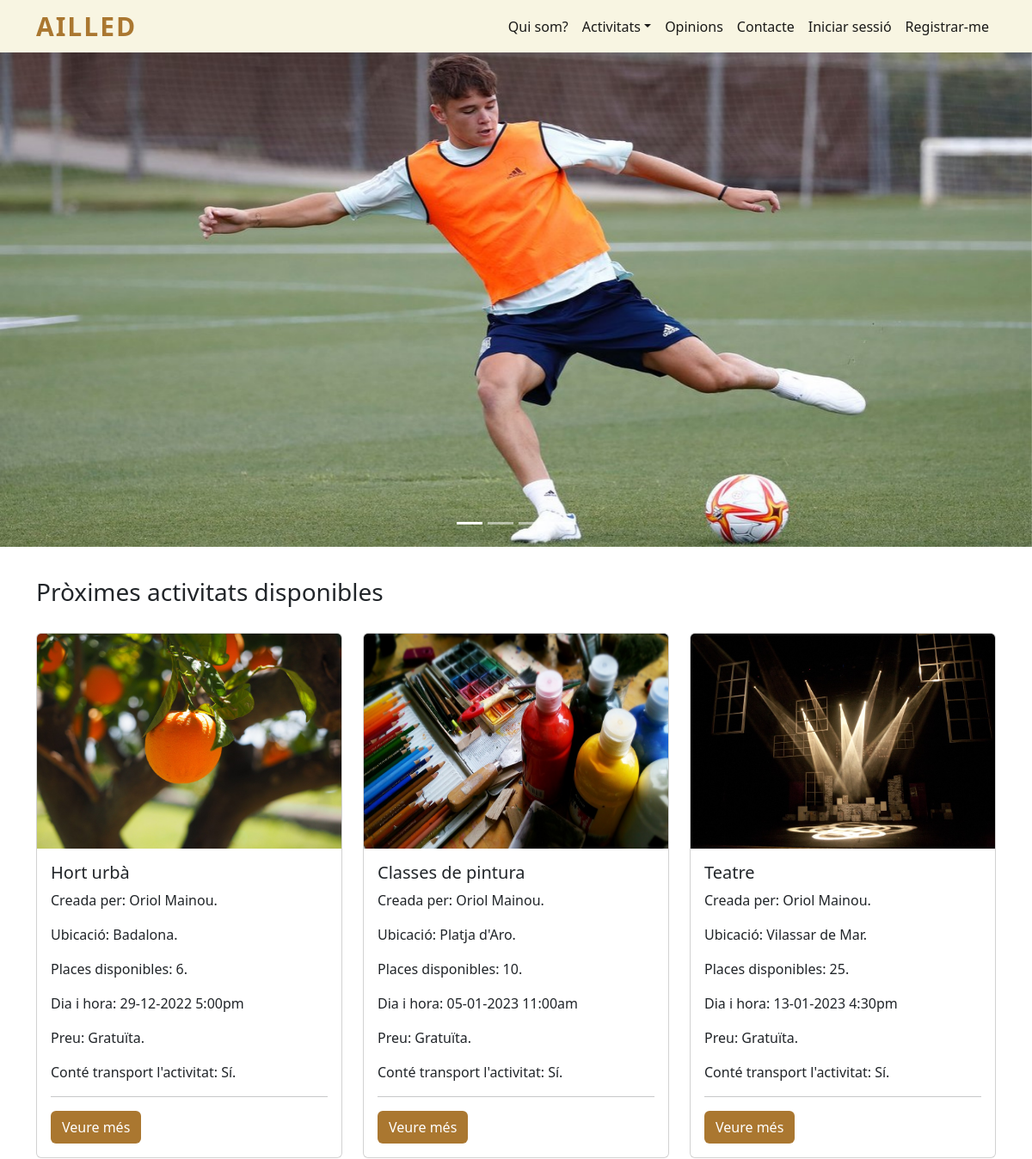
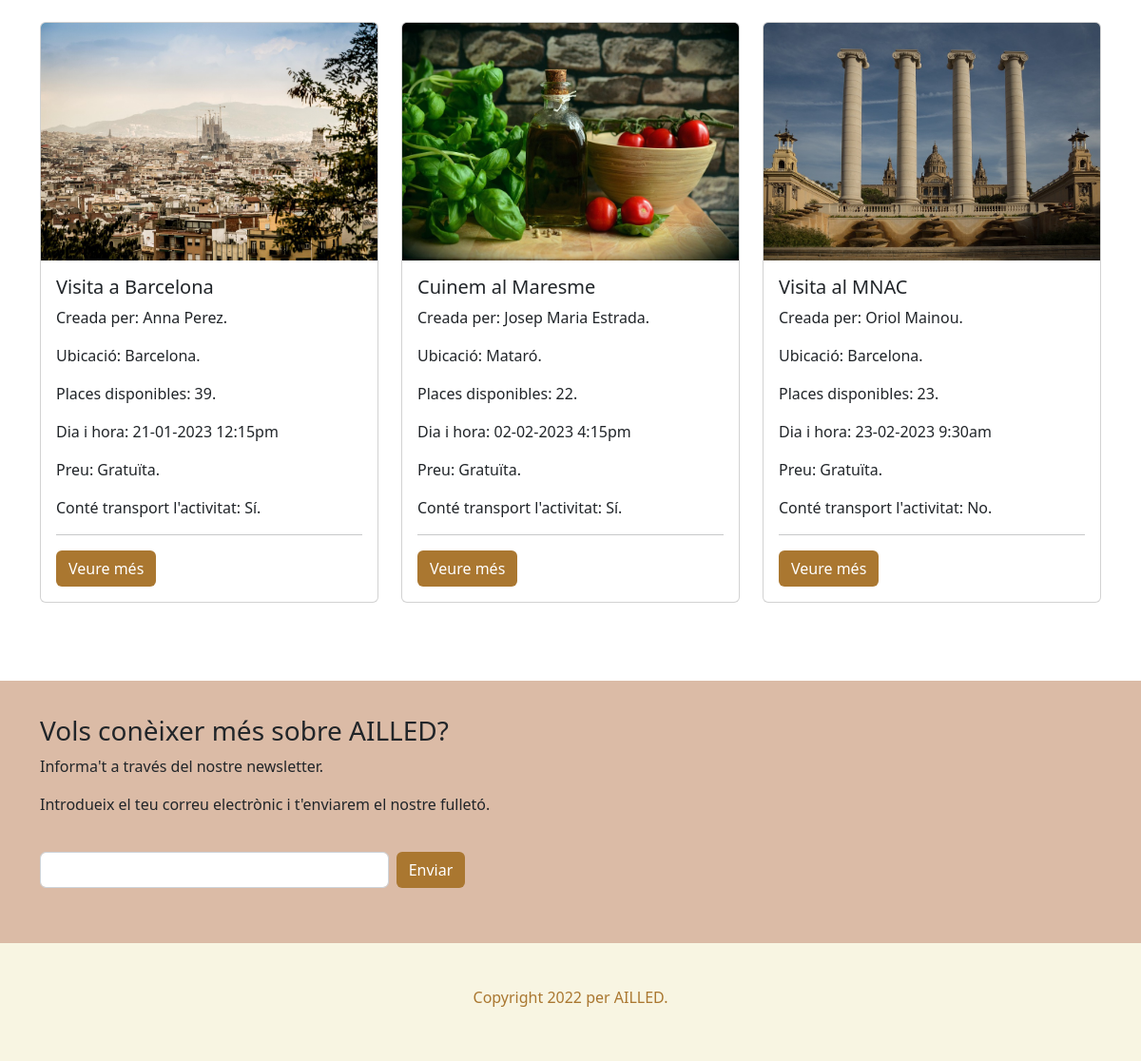
The page / on the database its author committed (2 pictures, top to bottom).
### tables this page shows
CREATE TABLE `activitat` (
  `id` int(11) NOT NULL,
  `nom` varchar(50) NOT NULL,
  `id_usuari` int(11) NOT NULL,
  `ubicacio` varchar(50) NOT NULL,
  `descripcio` varchar(300) NOT NULL,
  `participants` int(11) NOT NULL,
  `participants_disponibles` int(11) NOT NULL,
  `dia` date NOT NULL,
  `hora` time NOT NULL,
  `preu` int(11) NOT NULL,
  `imatge` varchar(50) NOT NULL,
  `transport` int(11) NOT NULL,
  `lloc_sortida_transport` varchar(50) NOT NULL,
  `id_vehicle_transport` int(11) NOT NULL,
  `voluntaris` int(11) NOT NULL,
  `voluntaris_disponibles` int(11) NOT NULL,
  `esta_acceptada` int(11) NOT NULL
);

CREATE TABLE `usuari` (
  `id` int(11) NOT NULL,
  `nom` varchar(50) NOT NULL,
  `telefon` int(11) NOT NULL,
  `email` varchar(50) NOT NULL,
  `contrasenya` text NOT NULL,
  `imatge` varchar(50) NOT NULL,
  `es_admin` int(11) NOT NULL
);

### index.php (the view, shortened to what this page needs)
<!doctype html>
<html lang="es">
<head>
  <?php
    include "codi_repetit/head.php";
  ?>
</head>
<body>
  <header>
    <?php
      include "codi_repetit/menu_navegacio.php";
    ?>
  </header>
  <main>
    <div id="carouselExampleIndicators" class="carousel slide" data-bs-ride="carousel">
      <div class="carousel-indicators">
        <button type="button" data-bs-target="#carouselExampleIndicators" data-bs-slide-to="0" class="active" aria-current="true" aria-label="Activitat 1"></button>
        <button type="button" data-bs-target="#carouselExampleIndicators" data-bs-slide-to="1" aria-label="Activitat 2"></button>
        <button type="button" data-bs-target="#carouselExampleIndicators" data-bs-slide-to="2" aria-label="Activitat 3"></button>
        <button type="button" data-bs-target="#carouselExampleIndicators" data-bs-slide-to="3" aria-label="Activitat 4"></button>
      </div>
      <div id="carruselImatges" class="carousel-inner">
        <div class="carousel-item active">
          <img src="imatges/portada/imatge_1.jpg" class="d-block w-100" alt="Activitat 1">
        </div>
      </div>
    </div>
    <section id="contingut_pagina">
      <div class="container">
        <h3>Pròximes activitats disponibles</h3>
        <div class="row" id="caselles_activitats">
          <?php
          $dia_ara = date("Y-m-d");
          $sql = "SELECT * FROM activitat WHERE dia >= '$dia_ara' AND esta_acceptada = 1 AND participants_disponibles > 0 ORDER BY dia ASC LIMIT 6";
          $result = $connexio->query($sql);
          if ($result->num_rows > 0) {
            while($row = $result->fetch_assoc()) {
              ?>
              <div class="col-lg-4 mb-4">
                <div class="card">
                  <?php
                  echo "<img src='imatges/activitats/". $row["imatge"] ."' alt='". $row["id"] ."' class='card-img-top' height='250'>";
                  ?>
                  <div class="card-body">
                    <h5 class="card-title">
                      <?php
                      echo $row["nom"];
                      ?>
                    </h5>
                    <p class="card-text">
                      Creada per:
                      <?php
                      $sql_usuari = "SELECT nom FROM usuari WHERE id=" . $row["id_usuari"];
                      $resultat_usuari = $connexio->query($sql_usuari);
                      if ($resultat_usuari->num_rows > 0) {
                        while($row_usuari = $resultat_usuari->fetch_assoc()) {
                          echo $row_usuari["nom"] . ".";
                        }
                      } else {
                        echo "Usuari desconegut.";
                      }
                      ?>
                    </p>
                    <p class="card-text">
                      Ubicació:
                      <?php
                      echo $row["ubicacio"] . ".";
                      ?>
                    </p>
                    <p class="card-text">
                      Places disponibles:
                      <?php
                      echo $row["participants_disponibles"] . ".";
                      ?>
                    </p>
                    <p class="card-text">
                      Dia i hora:
                      <?php
                      $data_convertida = date("d-m-Y", strtotime($row["dia"]));
                      $hora_convertida = date("g:ia", strtotime($row["hora"]));
                      echo $data_convertida . " " . $hora_convertida;
                      ?>
                    </p>
                    <p class="card-text">
                      Preu:
                      <?php
                      if($row["preu"] == 0) {
                        echo "Gratuïta.";
                      } else {
                        echo $row["preu"] . "€.";
                      }
                      ?>
                    </p>
                    <p class="card-text">
                      Conté transport l'activitat:
                      <?php
                      if($row["transport"] > 0) {
                        echo "Sí.";
                      } else {
                        echo "No.";
                      }
                      ?>
                    </p>
                    <hr>
                    <div class="veuremes">
                      <a href="detall_activitat.php?id=<?php echo $row["id"]?>" class="boto_marro btn">Veure més</a>
                    </div>
                  </div>
                </div>
              </div>
              <?php
            }
          }
          ?>
        </div>
      </div>
    </section>
    <section id="newsletter">
      <div class="container">
        <h3>Vols conèixer més sobre AILLED?</h3>
        <p>Informa't a través del nostre newsletter.</p>
        <p>Introdueix el teu correu electrònic i t'enviarem el nostre fulletó.</p>
      <form class="row g-2" method="post" action="index.php">
        <div class="col-md-4">
          <input type="email" class="form-control" name="email" required>
        </div>
        <div class="col-4">
          <input type="submit" class="btn boto_marro" value="Enviar" name="newsletter">
        </div>
      </form>
    </div>
  </section>
  </main>
  <footer>
    <?php
      include "codi_repetit/peu_pagina.php";
    ?>
  </footer>
</body>
</html>

### estils/css.css (style rules this page uses)
main div#carruselImatges img { height: 575px; }
main section { padding: 3% 0; }
a.boto_marro, input.boto_marro { background-color: #AA7730; color: white; }
main section div#caselles_activitats { padding: 2% 0; }
main section#newsletter { background-color: #dbbba6; }
main section#newsletter form { padding: 2% 0; }
footer { background-color: #F8F5E2; padding: 4% 0; }

### rows shown on the page
activitat: imatge (picture), nom "Hort urbà", ubicacio "Badalona", participants_disponibles "6", dia "29-12-2022", hora "5:00pm", preu "Gratuïta.", transport "Sí."
usuari: nom "Oriol Mainou"
activitat: imatge (picture), nom "Classes de pintura", ubicacio "Platja d'Aro", participants_disponibles "10", dia "05-01-2023", hora "11:00am", preu "Gratuïta.", transport "Sí."
activitat: imatge (picture), nom "Teatre", ubicacio "Vilassar de Mar", participants_disponibles "25", dia "13-01-2023", hora "4:30pm", preu "Gratuïta.", transport "Sí."
activitat: imatge (picture), nom "Visita a Barcelona", ubicacio "Barcelona", participants_disponibles "39", dia "21-01-2023", hora "12:15pm", preu "Gratuïta.", transport "Sí."
usuari: nom "Anna Perez"
activitat: imatge (picture), nom "Cuinem al Maresme", ubicacio "Mataró", participants_disponibles "22", dia "02-02-2023", hora "4:15pm", preu "Gratuïta.", transport "Sí."
usuari: nom "Josep Maria Estrada"
activitat: imatge (picture), nom "Visita al MNAC", ubicacio "Barcelona", participants_disponibles "23", dia "23-02-2023", hora "9:30am", preu "Gratuïta.", transport "No."
